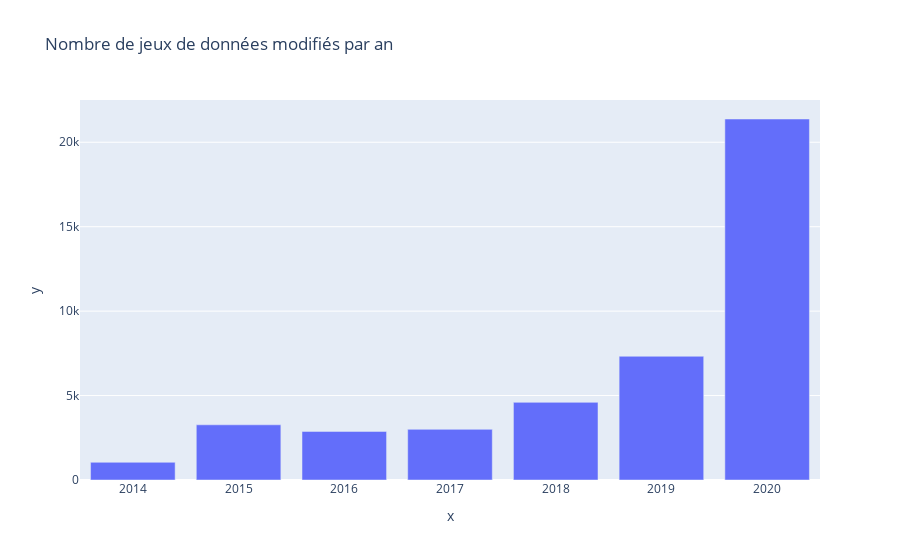

Source (notebook cell):
### Code cell
start_date = '2014-1-1'
d_mod = datasets[datasets['last_modified'] >= start_date].groupby(pd.Grouper(key="last_modified", freq="Y")).count()
fig = px.bar(x=d_mod.index.year, y=d_mod['id'], title='Nombre de jeux de données modifiés par an')
fig.show()

### Figure 1 — Plotly figure (JSON) as saved in the notebook; plotly's stock layout.template omitted (floating-point values rounded to 4 significant figures)
{"data": [{"alignmentgroup": "True", "hovertemplate": "x=%{x}<br>y=%{y}<extra></extra>", "legendgroup": "", "marker": {"color": "#636efa"}, "name": "", "offsetgroup": "", "orientation": "v", "showlegend": false, "textposition": "auto", "type": "bar", "x": [2014, 2015, 2016, 2017, 2018, 2019, 2020], "xaxis": "x", "y": [1048, 3269, 2877, 2999, 4597, 7326, 21377], "yaxis": "y"}], "layout": {"barmode": "relative", "legend": {"tracegroupgap": 0}, "title": {"text": "Nombre de jeux de données modifiés par an"}, "xaxis": {"anchor": "y", "domain": [0, 1], "title": {"text": "x"}}, "yaxis": {"anchor": "x", "domain": [0, 1], "title": {"text": "y"}}}}
